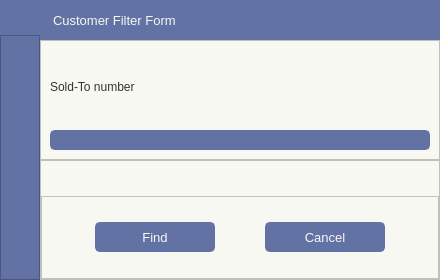
<?xml version="1.0" encoding="UTF-8"?>
<ui version="4.0">
 <class>Customer_Filter_Form</class>
 <widget class="QDialog" name="Customer_Filter_Form">
  <property name="geometry">
   <rect>
    <x>0</x>
    <y>0</y>
    <width>440</width>
    <height>280</height>
   </rect>
  </property>
  <property name="minimumSize">
   <size>
    <width>0</width>
    <height>0</height>
   </size>
  </property>
  <property name="windowTitle">
   <string>Customer Filter Form</string>
  </property>
  <property name="windowIcon">
   <iconset>
    <normaloff>:/images/images/images/shell_logo_3.png</normaloff>:/images/images/images/shell_logo_3.png</iconset>
  </property>
  <property name="styleSheet">
   <string notr="true"/>
  </property>
  <layout class="QHBoxLayout" name="horizontalLayout">
   <property name="spacing">
    <number>0</number>
   </property>
   <property name="leftMargin">
    <number>0</number>
   </property>
   <property name="topMargin">
    <number>0</number>
   </property>
   <property name="rightMargin">
    <number>0</number>
   </property>
   <property name="bottomMargin">
    <number>0</number>
   </property>
   <item>
    <widget class="QFrame" name="frame">
     <property name="styleSheet">
      <string notr="true">#frame QFrame{
	background-color: #bd93f9;
}</string>
     </property>
     <property name="frameShape">
      <enum>QFrame::NoFrame</enum>
     </property>
     <property name="frameShadow">
      <enum>QFrame::Plain</enum>
     </property>
     <property name="lineWidth">
      <number>2</number>
     </property>
     <layout class="QVBoxLayout" name="verticalLayout">
      <property name="spacing">
       <number>0</number>
      </property>
      <property name="leftMargin">
       <number>0</number>
      </property>
      <property name="topMargin">
       <number>0</number>
      </property>
      <property name="rightMargin">
       <number>0</number>
      </property>
      <property name="bottomMargin">
       <number>0</number>
      </property>
      <item>
       <widget class="QFrame" name="frame_3">
        <property name="styleSheet">
         <string notr="true">color: #f8f8f2;
background-color: #f8f8f2;</string>
        </property>
        <property name="frameShape">
         <enum>QFrame::NoFrame</enum>
        </property>
        <property name="frameShadow">
         <enum>QFrame::Plain</enum>
        </property>
        <layout class="QHBoxLayout" name="horizontalLayout_2">
         <property name="spacing">
          <number>0</number>
         </property>
         <property name="leftMargin">
          <number>0</number>
         </property>
         <property name="topMargin">
          <number>0</number>
         </property>
         <property name="rightMargin">
          <number>0</number>
         </property>
         <property name="bottomMargin">
          <number>0</number>
         </property>
         <item>
          <widget class="QFrame" name="left_bar">
           <property name="minimumSize">
            <size>
             <width>40</width>
             <height>0</height>
            </size>
           </property>
           <property name="maximumSize">
            <size>
             <width>40</width>
             <height>16777215</height>
            </size>
           </property>
           <property name="styleSheet">
            <string notr="true">background-color: #6272a4;</string>
           </property>
           <property name="frameShape">
            <enum>QFrame::NoFrame</enum>
           </property>
           <property name="frameShadow">
            <enum>QFrame::Plain</enum>
           </property>
           <layout class="QVBoxLayout" name="verticalLayout_3">
            <property name="spacing">
             <number>0</number>
            </property>
            <property name="leftMargin">
             <number>0</number>
            </property>
            <property name="topMargin">
             <number>5</number>
            </property>
            <property name="rightMargin">
             <number>0</number>
            </property>
            <property name="bottomMargin">
             <number>0</number>
            </property>
            <item>
             <widget class="QFrame" name="logo">
              <property name="maximumSize">
               <size>
                <width>16777215</width>
                <height>30</height>
               </size>
              </property>
              <property name="styleSheet">
               <string notr="true">background-image: url(:/icons/images/icons/filter.svg);
background-repeat: no-repeat;
background-position: centered;
background-color: #6272a4;</string>
              </property>
              <property name="frameShape">
               <enum>QFrame::NoFrame</enum>
              </property>
              <property name="frameShadow">
               <enum>QFrame::Plain</enum>
              </property>
             </widget>
            </item>
            <item>
             <widget class="QFrame" name="frame_4">
              <property name="frameShape">
               <enum>QFrame::StyledPanel</enum>
              </property>
              <property name="frameShadow">
               <enum>QFrame::Raised</enum>
              </property>
             </widget>
            </item>
           </layout>
          </widget>
         </item>
         <item>
          <widget class="QFrame" name="central">
           <property name="styleSheet">
            <string notr="true">background-color: #bd93f9;</string>
           </property>
           <property name="frameShape">
            <enum>QFrame::NoFrame</enum>
           </property>
           <property name="frameShadow">
            <enum>QFrame::Plain</enum>
           </property>
           <layout class="QVBoxLayout" name="verticalLayout_2">
            <property name="spacing">
             <number>0</number>
            </property>
            <property name="leftMargin">
             <number>0</number>
            </property>
            <property name="topMargin">
             <number>0</number>
            </property>
            <property name="rightMargin">
             <number>0</number>
            </property>
            <property name="bottomMargin">
             <number>0</number>
            </property>
            <item>
             <widget class="QFrame" name="top_bar">
              <property name="maximumSize">
               <size>
                <width>16777215</width>
                <height>40</height>
               </size>
              </property>
              <property name="styleSheet">
               <string notr="true">background-color: #6272a4;</string>
              </property>
              <property name="frameShape">
               <enum>QFrame::NoFrame</enum>
              </property>
              <property name="frameShadow">
               <enum>QFrame::Plain</enum>
              </property>
              <layout class="QHBoxLayout" name="horizontalLayout_3">
               <property name="spacing">
                <number>0</number>
               </property>
               <property name="leftMargin">
                <number>0</number>
               </property>
               <property name="topMargin">
                <number>0</number>
               </property>
               <property name="rightMargin">
                <number>0</number>
               </property>
               <property name="bottomMargin">
                <number>0</number>
               </property>
               <item>
                <widget class="QLabel" name="label">
                 <property name="font">
                  <font>
                   <pointsize>10</pointsize>
                  </font>
                 </property>
                 <property name="styleSheet">
                  <string notr="true">padding-left: 10px;</string>
                 </property>
                 <property name="frameShape">
                  <enum>QFrame::NoFrame</enum>
                 </property>
                 <property name="text">
                  <string>Customer Filter Form</string>
                 </property>
                </widget>
               </item>
              </layout>
             </widget>
            </item>
            <item>
             <widget class="QFrame" name="body">
              <property name="styleSheet">
               <string notr="true">QFrame {
	background-color: #f8f8f2;
	color: #333;
	font: 10pt &quot;Segoe UI&quot;;
}
QLineEdit {
	background-color: #6272a4;
	border-radius: 5px;
	border: 2px solid #6272a4;
	padding-left: 10px;
	selection-color: rgb(255, 255, 255);
	selection-background-color: rgb(255, 121, 198);
	font: 10pt &quot;Segoe UI&quot;;
    color: #f8f8f2;
}
QLineEdit:hover {
	border: 2px solid rgb(64, 71, 88);
}
QLineEdit:focus {
	border: 2px solid #ff79c6;
}

QPushButton {
	border: 2px solid #6272a4;
	border-radius: 5px;	
	background-color: #6272a4;
    color: #f8f8f2;
}
QPushButton:hover {
	background-color: #7082b6;
	border: 2px solid #7082b6;
}
QPushButton:pressed {	
	background-color: #546391;
	border: 2px solid #ff79c6;
}</string>
              </property>
              <property name="frameShape">
               <enum>QFrame::NoFrame</enum>
              </property>
              <property name="frameShadow">
               <enum>QFrame::Plain</enum>
              </property>
              <layout class="QVBoxLayout" name="verticalLayout_4">
               <property name="spacing">
                <number>0</number>
               </property>
               <property name="leftMargin">
                <number>0</number>
               </property>
               <property name="topMargin">
                <number>0</number>
               </property>
               <property name="rightMargin">
                <number>0</number>
               </property>
               <property name="bottomMargin">
                <number>0</number>
               </property>
               <item>
                <widget class="QFrame" name="soldto_num">
                 <property name="frameShape">
                  <enum>QFrame::StyledPanel</enum>
                 </property>
                 <property name="frameShadow">
                  <enum>QFrame::Raised</enum>
                 </property>
                 <layout class="QHBoxLayout" name="horizontalLayout_4">
                  <item>
                   <layout class="QGridLayout" name="gridLayout">
                    <item row="1" column="0">
                     <widget class="QLineEdit" name="filter_cust_code_feild"/>
                    </item>
                    <item row="0" column="0">
                     <widget class="QLabel" name="label_2">
                      <property name="text">
                       <string>Sold-To number</string>
                      </property>
                     </widget>
                    </item>
                   </layout>
                  </item>
                 </layout>
                </widget>
               </item>
               <item>
                <widget class="QFrame" name="buttons">
                 <property name="frameShape">
                  <enum>QFrame::StyledPanel</enum>
                 </property>
                 <property name="frameShadow">
                  <enum>QFrame::Raised</enum>
                 </property>
                 <layout class="QVBoxLayout" name="verticalLayout_5">
                  <property name="spacing">
                   <number>0</number>
                  </property>
                  <property name="leftMargin">
                   <number>0</number>
                  </property>
                  <property name="topMargin">
                   <number>0</number>
                  </property>
                  <property name="rightMargin">
                   <number>0</number>
                  </property>
                  <property name="bottomMargin">
                   <number>0</number>
                  </property>
                  <item>
                   <widget class="QFrame" name="frame_2">
                    <property name="maximumSize">
                     <size>
                      <width>16777215</width>
                      <height>35</height>
                     </size>
                    </property>
                    <property name="frameShape">
                     <enum>QFrame::NoFrame</enum>
                    </property>
                    <property name="frameShadow">
                     <enum>QFrame::Raised</enum>
                    </property>
                    <layout class="QHBoxLayout" name="horizontalLayout_7">
                     <item>
                      <widget class="QLabel" name="client_filter_error_lable">
                       <property name="font">
                        <font>
                         <family>Segoe UI</family>
                         <pointsize>10</pointsize>
                         <italic>false</italic>
                         <bold>false</bold>
                        </font>
                       </property>
                       <property name="styleSheet">
                        <string notr="true">color: rgb(255, 78, 223);</string>
                       </property>
                       <property name="text">
                        <string/>
                       </property>
                       <property name="alignment">
                        <set>Qt::AlignCenter</set>
                       </property>
                      </widget>
                     </item>
                    </layout>
                   </widget>
                  </item>
                  <item>
                   <widget class="QFrame" name="frame_5">
                    <property name="frameShape">
                     <enum>QFrame::StyledPanel</enum>
                    </property>
                    <property name="frameShadow">
                     <enum>QFrame::Raised</enum>
                    </property>
                    <layout class="QHBoxLayout" name="horizontalLayout_8">
                     <item>
                      <widget class="QPushButton" name="client_filter_btn">
                       <property name="maximumSize">
                        <size>
                         <width>120</width>
                         <height>30</height>
                        </size>
                       </property>
                       <property name="font">
                        <font>
                         <pointsize>10</pointsize>
                        </font>
                       </property>
                       <property name="cursor">
                        <cursorShape>PointingHandCursor</cursorShape>
                       </property>
                       <property name="text">
                        <string>Find</string>
                       </property>
                       <property name="icon">
                        <iconset resource="../resources.qrc">
                         <normaloff>:/icons/images/icons/search.svg</normaloff>:/icons/images/icons/search.svg</iconset>
                       </property>
                      </widget>
                     </item>
                     <item>
                      <widget class="QPushButton" name="client_filter_cancel_btn">
                       <property name="maximumSize">
                        <size>
                         <width>120</width>
                         <height>30</height>
                        </size>
                       </property>
                       <property name="font">
                        <font>
                         <pointsize>10</pointsize>
                        </font>
                       </property>
                       <property name="cursor">
                        <cursorShape>PointingHandCursor</cursorShape>
                       </property>
                       <property name="text">
                        <string>Cancel</string>
                       </property>
                       <property name="icon">
                        <iconset resource="../resources.qrc">
                         <normaloff>:/icons/images/icons/x-octagon.svg</normaloff>:/icons/images/icons/x-octagon.svg</iconset>
                       </property>
                      </widget>
                     </item>
                    </layout>
                   </widget>
                  </item>
                 </layout>
                </widget>
               </item>
              </layout>
             </widget>
            </item>
           </layout>
          </widget>
         </item>
        </layout>
       </widget>
      </item>
     </layout>
    </widget>
   </item>
  </layout>
 </widget>
 <resources>
  <include location="../resources.qrc"/>
 </resources>
 <connections/>
</ui>
